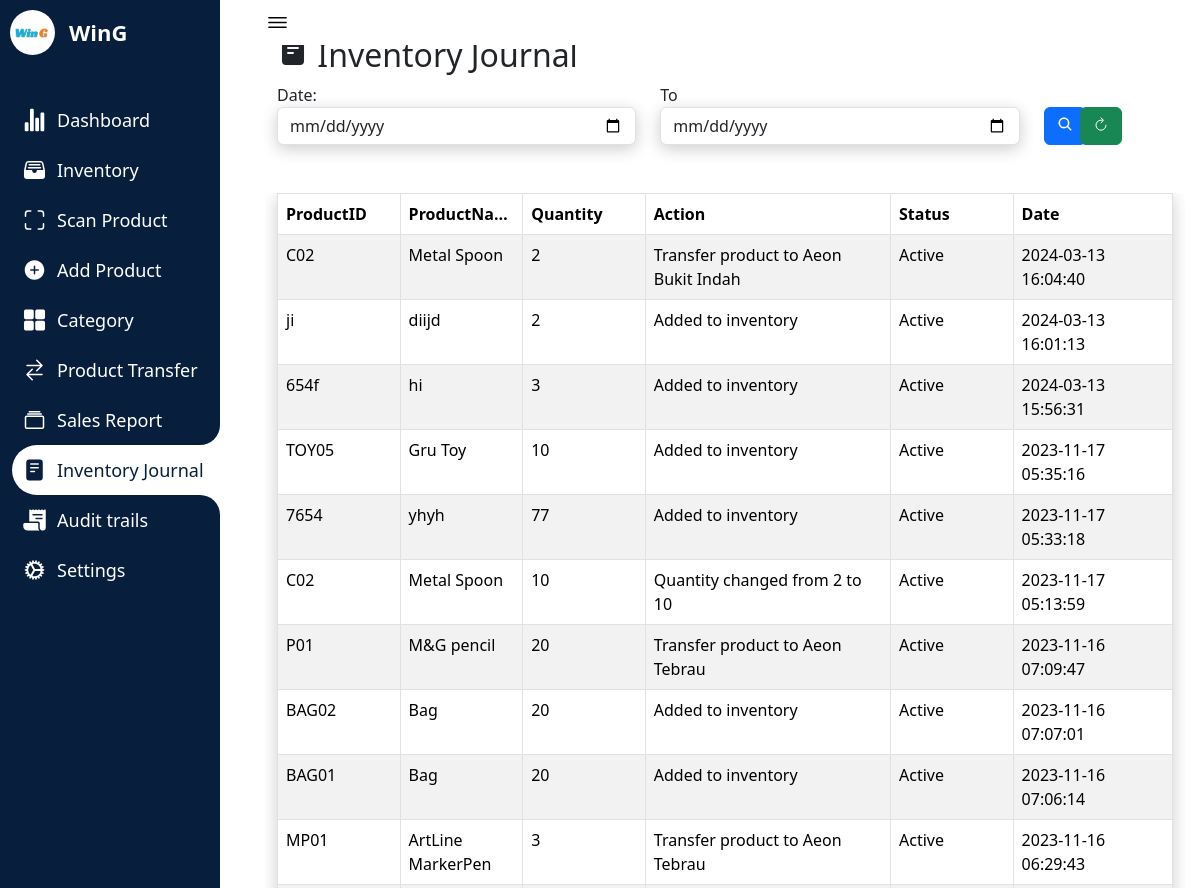
The app's page /Reports.php (signed in, upper part), older data.
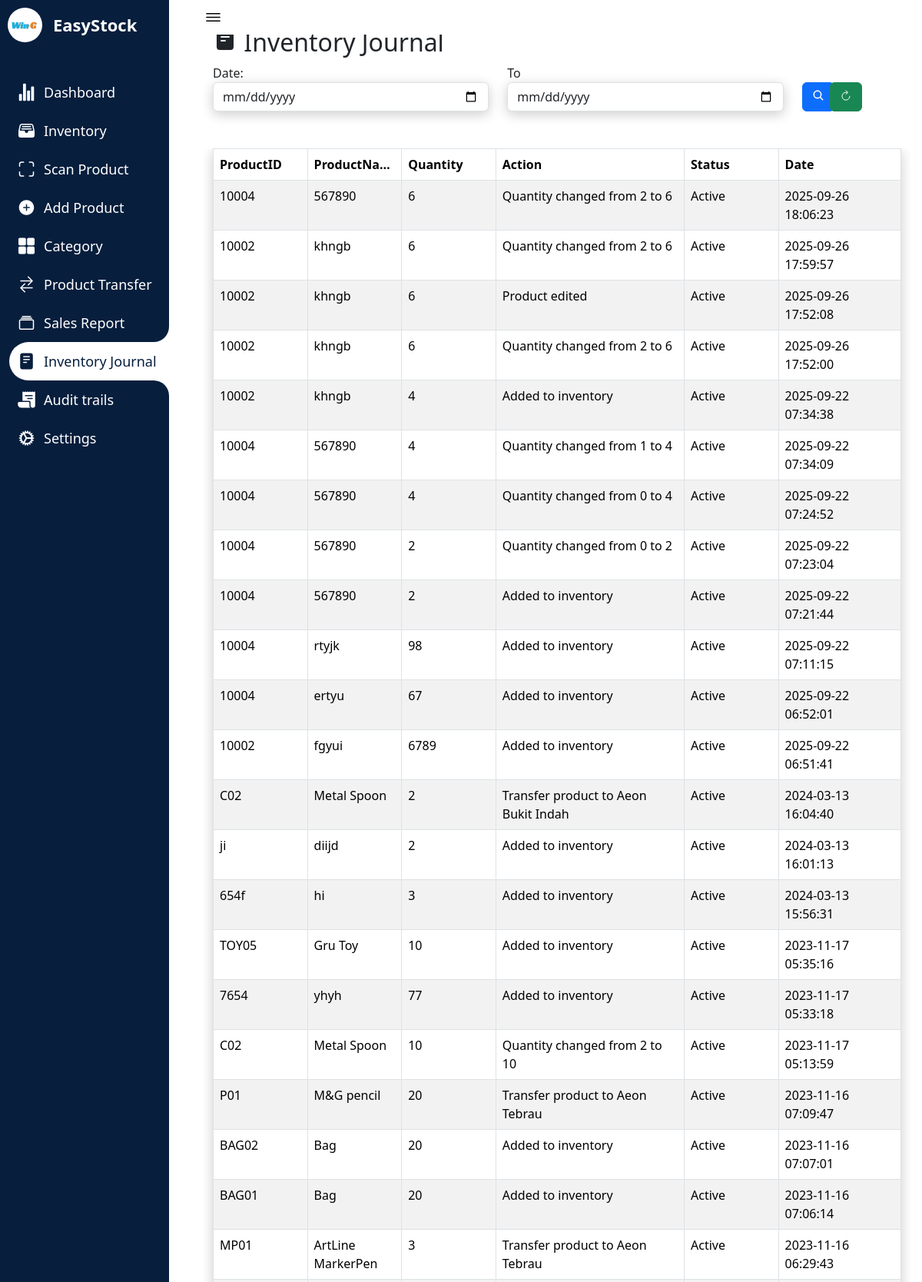
The same page, newer data.
### tables this page shows
CREATE TABLE `companyprofile` (
  `id` int(11) NOT NULL,
  `name` varchar(250) NOT NULL,
  `profilepicture` varchar(1000) DEFAULT NULL
);

CREATE TABLE `report` (
  `mainid` int(250) NOT NULL,
  `id` varchar(10) NOT NULL,
  `name` varchar(255) NOT NULL,
  `quantity` int(11) NOT NULL,
  `unitprice` decimal(10,2) NOT NULL,
  `description` varchar(255) NOT NULL,
  `category` varchar(255) NOT NULL,
  `status` varchar(250) NOT NULL,
  `image` varchar(250) NOT NULL,
  `variant` varchar(255) NOT NULL,
  `Action` varchar(250) NOT NULL,
  `date` timestamp NOT NULL DEFAULT current_timestamp()
);

### Range.php (the view)
<?php
require 'config.php';
if (isset($_POST['search'])) {
    $date1 = date("Y-m-d", strtotime($_POST['date1']));
    $date2 = date("Y-m-d", strtotime($_POST['date2']));
    $reportQuery = mysqli_query($conn, "SELECT * FROM report WHERE STR_TO_DATE(`date`, '%Y-%m-%d') BETWEEN '$date1' AND '$date2' ORDER BY `mainid` ASC") or die(mysqli_error());
    $reportRow = mysqli_num_rows($reportQuery);
    if ($reportRow > 0) {
        while ($reportFetch = mysqli_fetch_array($reportQuery)) {
            ?>
            <tr>
                <td><?php echo $reportFetch['id'] ?></td>
                <td><?php echo $reportFetch['name'] ?></td>
                <td><?php echo $reportFetch['quantity'] ?></td>
                <td><?php echo $reportFetch['Action'] ?></td>
                <td><?php echo $reportFetch['status'] ?></td>
                <td><?php echo $reportFetch['date'] ?></td>
            </tr>
            <?php
        }
    } else {
        echo '
        <tr>
            <td colspan="6"><center>Record Not Found</center></td>
        </tr>';
    }
} else {
    $reportQuery = mysqli_query($conn, "SELECT * FROM report ORDER BY mainid DESC") or die(mysqli_error($conn));
    $reportRow = mysqli_num_rows($reportQuery);
    if ($reportRow > 0) {
        while ($reportFetch = mysqli_fetch_array($reportQuery)) {
            ?>
            <tr>
                <td><?php echo $reportFetch['id'] ?></td>
                <td><?php echo $reportFetch['name'] ?></td>
                <td><?php echo $reportFetch['quantity'] ?></td>
                <td><?php echo $reportFetch['Action'] ?></td>
                <td><?php echo $reportFetch['status'] ?></td>
                <td><?php echo $reportFetch['date'] ?></td>
            </tr>
            <?php
        }
    } else {
        echo '
        <tr>
            <td colspan="6"><center>Record Not Found</center></td>
        </tr>';
    }
}
?>

### Reports.php (shortened to what the changed rows need)
<?php
require_once "config.php";
$companyId = 1;
$query = "SELECT * FROM companyprofile WHERE id = ?";
$stmt = mysqli_prepare($conn, $query);
mysqli_stmt_bind_param($stmt, "i", $companyId);
mysqli_stmt_execute($stmt);
$result = mysqli_stmt_get_result($stmt);
$companyProfile = mysqli_fetch_assoc($result);
$companyProfileImagePath = $companyProfile['profilepicture'];
$companyName = $companyProfile['name'];
?>
<!DOCTYPE html>
<html lang="en">
<head>
    <link rel="stylesheet" href="testin3.css">
    <link href="https://cdn.jsdelivr.net/npm/bootstrap@5.3.1/dist/css/bootstrap.min.css" rel="stylesheet">
    <link href="https://cdn.jsdelivr.net/npm/bootstrap-icons@1.15.0/font/bootstrap-icons.css" rel="stylesheet">
    <link href="https://cdn.datatables.net/1.10.25/css/dataTables.bootstrap.min.css" rel="stylesheet"/>
</head>
<body>
<nav>
<div class="logo">
<div class="logo-image">
    <?php
    if (!empty($companyProfileImagePath)) {
        echo '<img src="' . $companyProfileImagePath . '" alt="Company Logo" class="logoimage">';
    } else {
        echo '<img src="path/to/placeholder/image.jpg" alt="No Image" style="">';
    }
    ?>
</div>
    <div class="logo-name">
    <?php echo $companyName; ?>
    </div>
</div>
    </nav>
    <section class="dashboard">
        <div class="content-wrapper">
    <div class="container">
        <div class="row">
            <div class="col-md-12">
                <div class="page-header">
                    <h2><ion-icon name="reader"></ion-icon>     Inventory Journal</h2>
                    <br /><br />
                    <div class="row" id="lightgallery">
                    <div class="table-responsive">
                        <table class="table table-bordered table-striped" >
                            <thead class="alert-info">
                                <tr>
                                <th class="fixed-column">ProductID</th>
                                    <th class="fixed-column">ProductName</th>
                                    <th class="fixed-column">Quantity</th>
                                    <th class="fixed-column-action">Action</th>
                                    <th class="fixed-column">Status</th>
                                    <th class="fixed-column-date">Date</th>
                                </tr>
                            </thead>
                            <tbody>
                                <?php include 'Range.php' ?>
                            </tbody>
                        </table>
                    </div>
                </div>
            </div>
        </div>
    </div>
</div>
</div>
</body>
</html>

Row changes from the older to the newer data that the page shows:
changed companyprofile: name "WinG" → "EasyStock"
added report: id "10004", name "567890", quantity "6", Action "Quantity changed from 2 to 6", status "Active", date "2025-09-26 18:06:23"
added report: id "10002", name "khngb", quantity "6", Action "Quantity changed from 2 to 6", status "Active", date "2025-09-26 17:59:57"
added report: id "10002", name "khngb", quantity "6", Action "Product edited", status "Active", date "2025-09-26 17:52:08"
added report: id "10002", name "khngb", quantity "6", Action "Quantity changed from 2 to 6", status "Active", date "2025-09-26 17:52:00"
added report: id "10002", name "khngb", quantity "4", Action "Added to inventory", status "Active", date "2025-09-22 07:34:38"
added report: id "10004", name "567890", quantity "4", Action "Quantity changed from 1 to 4", status "Active", date "2025-09-22 07:34:09"
added report: id "10004", name "567890", quantity "4", Action "Quantity changed from 0 to 4", status "Active", date "2025-09-22 07:24:52"
added report: id "10004", name "567890", quantity "2", Action "Quantity changed from 0 to 2", status "Active", date "2025-09-22 07:23:04"
added report: id "10004", name "567890", quantity "2", Action "Added to inventory", status "Active", date "2025-09-22 07:21:44"
added report: id "10004", name "rtyjk", quantity "98", Action "Added to inventory", status "Active", date "2025-09-22 07:11:15"
added report: id "10004", name "ertyu", quantity "67", Action "Added to inventory", status "Active", date "2025-09-22 06:52:01"
added report: id "10002", name "fgyui", quantity "6789", Action "Added to inventory", status "Active", date "2025-09-22 06:51:41"
